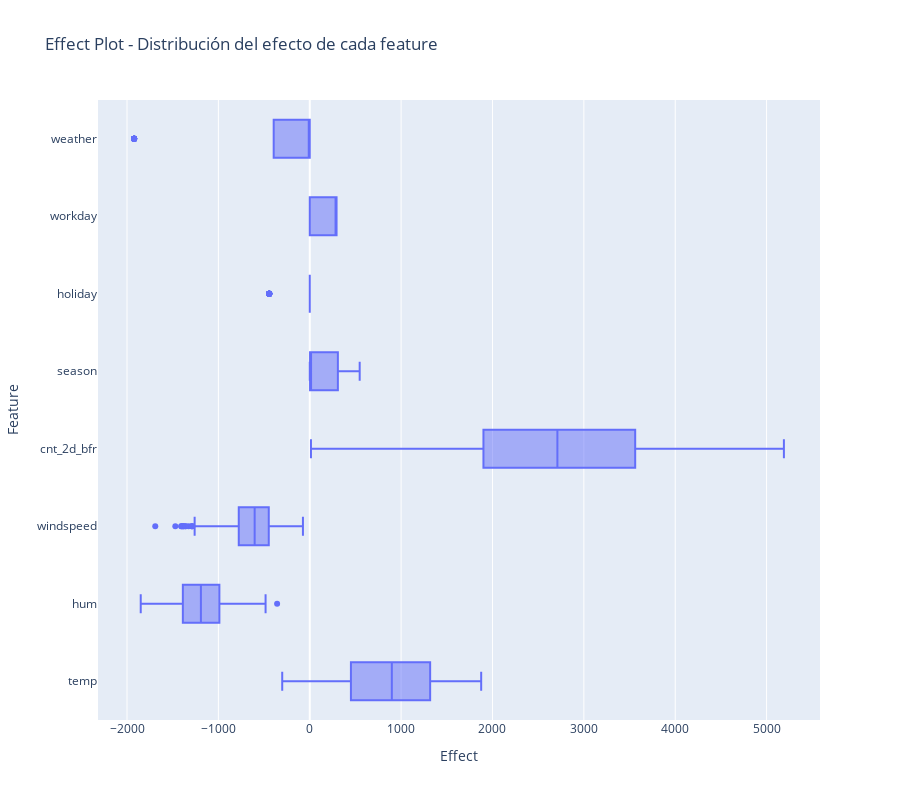

Here is the notebook cell this chart was saved with:
### Markdown cell above
### Effect plot

### Code cell
numeric_vars = ['temp', 'hum', 'windspeed', 'cnt_2d_bfr']
categorical_vars = ['season', 'holiday', 'workday', 'weather']
dummies = {var: [col for col in X.columns if col.startswith(var+'_')] for var in categorical_vars}
effects_numeric = X[numeric_vars] * model.params[numeric_vars] 
effects_categorical = pd.DataFrame()
for var, cols in dummies.items():
    effects_categorical[var] = X[cols].dot(model.params[cols])
effects_total = pd.concat([effects_numeric, effects_categorical], axis=1)
effects_long = effects_total.reset_index().melt(id_vars='index', var_name='Feature', value_name='Effect')
fig = px.box(effects_long, y='Feature', x='Effect', 
#points='all',
             title='Effect Plot - Distribución del efecto de cada feature',
             height=800)
fig.show()

### Figure 1 — Plotly figure (JSON) as saved in the notebook; plotly's stock layout.template omitted (floating-point values rounded to 4 significant figures; data arrays with more than 128 entries replaced by an {"elided": "..."} marker saying what was removed)
{"data": [{"alignmentgroup": "True", "hovertemplate": "Effect=%{x}<br>Feature=%{y}<extra></extra>", "legendgroup": "", "marker": {"color": "#636efa"}, "name": "", "notched": false, "offsetgroup": "", "orientation": "h", "showlegend": false, "type": "box", "x": {"elided": "5824 float values"}, "x0": " ", "xaxis": "x", "y": {"elided": "5824 str values"}, "y0": " ", "yaxis": "y"}], "layout": {"boxmode": "group", "height": 800, "legend": {"tracegroupgap": 0}, "title": {"text": "Effect Plot - Distribución del efecto de cada feature"}, "xaxis": {"anchor": "y", "domain": [0, 1], "title": {"text": "Effect"}}, "yaxis": {"anchor": "x", "domain": [0, 1], "title": {"text": "Feature"}}}}
